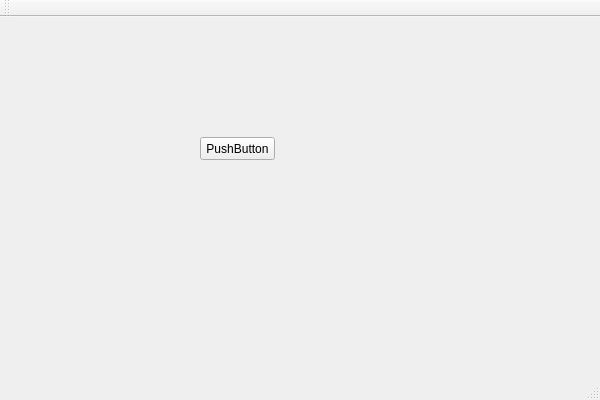
<?xml version="1.0" encoding="UTF-8"?>
<ui version="4.0">
 <class>testClass</class>
 <widget class="QMainWindow" name="testClass">
  <property name="geometry">
   <rect>
    <x>0</x>
    <y>0</y>
    <width>600</width>
    <height>400</height>
   </rect>
  </property>
  <property name="windowTitle">
   <string>test</string>
  </property>
  <widget class="QWidget" name="centralWidget">
   <widget class="QPushButton" name="pushButton">
    <property name="geometry">
     <rect>
      <x>200</x>
      <y>120</y>
      <width>75</width>
      <height>23</height>
     </rect>
    </property>
    <property name="text">
     <string>PushButton</string>
    </property>
   </widget>
  </widget>
  <widget class="QMenuBar" name="menuBar">
   <property name="geometry">
    <rect>
     <x>0</x>
     <y>0</y>
     <width>600</width>
     <height>21</height>
    </rect>
   </property>
  </widget>
  <widget class="QToolBar" name="mainToolBar">
   <attribute name="toolBarArea">
    <enum>TopToolBarArea</enum>
   </attribute>
   <attribute name="toolBarBreak">
    <bool>false</bool>
   </attribute>
  </widget>
  <widget class="QStatusBar" name="statusBar"/>
 </widget>
 <layoutdefault spacing="6" margin="11"/>
 <resources>
  <include location="test.qrc"/>
 </resources>
 <connections/>
</ui>
